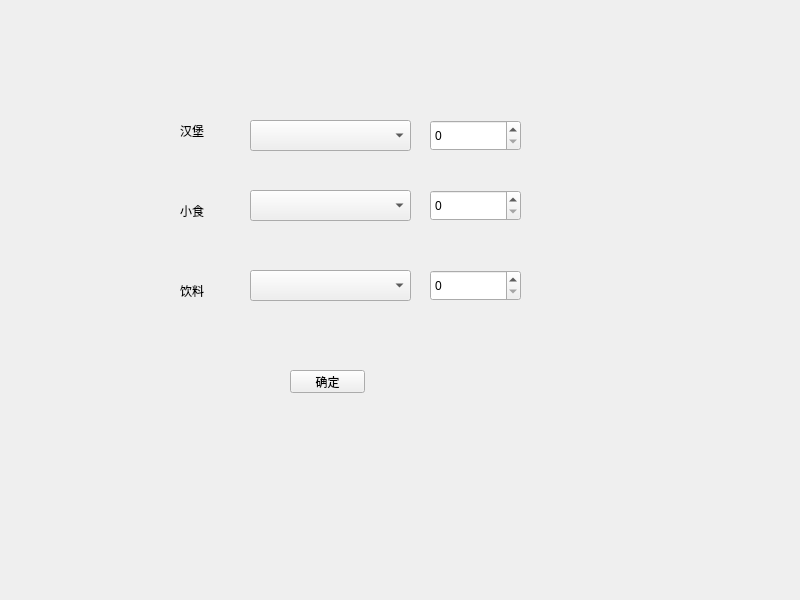
<?xml version="1.0" encoding="UTF-8"?>
<ui version="4.0">
 <class>Widget</class>
 <widget class="QWidget" name="Widget">
  <property name="geometry">
   <rect>
    <x>0</x>
    <y>0</y>
    <width>800</width>
    <height>600</height>
   </rect>
  </property>
  <property name="windowTitle">
   <string>Widget</string>
  </property>
  <widget class="QLabel" name="label">
   <property name="geometry">
    <rect>
     <x>180</x>
     <y>100</y>
     <width>171</width>
     <height>61</height>
    </rect>
   </property>
   <property name="text">
    <string>汉堡</string>
   </property>
  </widget>
  <widget class="QLabel" name="label_2">
   <property name="geometry">
    <rect>
     <x>180</x>
     <y>180</y>
     <width>171</width>
     <height>61</height>
    </rect>
   </property>
   <property name="text">
    <string>小食</string>
   </property>
  </widget>
  <widget class="QLabel" name="label_3">
   <property name="geometry">
    <rect>
     <x>180</x>
     <y>260</y>
     <width>171</width>
     <height>61</height>
    </rect>
   </property>
   <property name="text">
    <string>饮料</string>
   </property>
  </widget>
  <widget class="QSpinBox" name="spinBox">
   <property name="geometry">
    <rect>
     <x>430</x>
     <y>120</y>
     <width>91</width>
     <height>31</height>
    </rect>
   </property>
  </widget>
  <widget class="QPushButton" name="pushButton">
   <property name="geometry">
    <rect>
     <x>290</x>
     <y>370</y>
     <width>75</width>
     <height>23</height>
    </rect>
   </property>
   <property name="text">
    <string>确定</string>
   </property>
  </widget>
  <widget class="QComboBox" name="comboBox">
   <property name="geometry">
    <rect>
     <x>250</x>
     <y>120</y>
     <width>161</width>
     <height>31</height>
    </rect>
   </property>
  </widget>
  <widget class="QComboBox" name="comboBox_2">
   <property name="geometry">
    <rect>
     <x>250</x>
     <y>190</y>
     <width>161</width>
     <height>31</height>
    </rect>
   </property>
  </widget>
  <widget class="QSpinBox" name="spinBox_2">
   <property name="geometry">
    <rect>
     <x>430</x>
     <y>190</y>
     <width>91</width>
     <height>31</height>
    </rect>
   </property>
  </widget>
  <widget class="QComboBox" name="comboBox_3">
   <property name="geometry">
    <rect>
     <x>250</x>
     <y>270</y>
     <width>161</width>
     <height>31</height>
    </rect>
   </property>
  </widget>
  <widget class="QSpinBox" name="spinBox_3">
   <property name="geometry">
    <rect>
     <x>430</x>
     <y>270</y>
     <width>91</width>
     <height>31</height>
    </rect>
   </property>
  </widget>
 </widget>
 <resources/>
 <connections/>
</ui>
